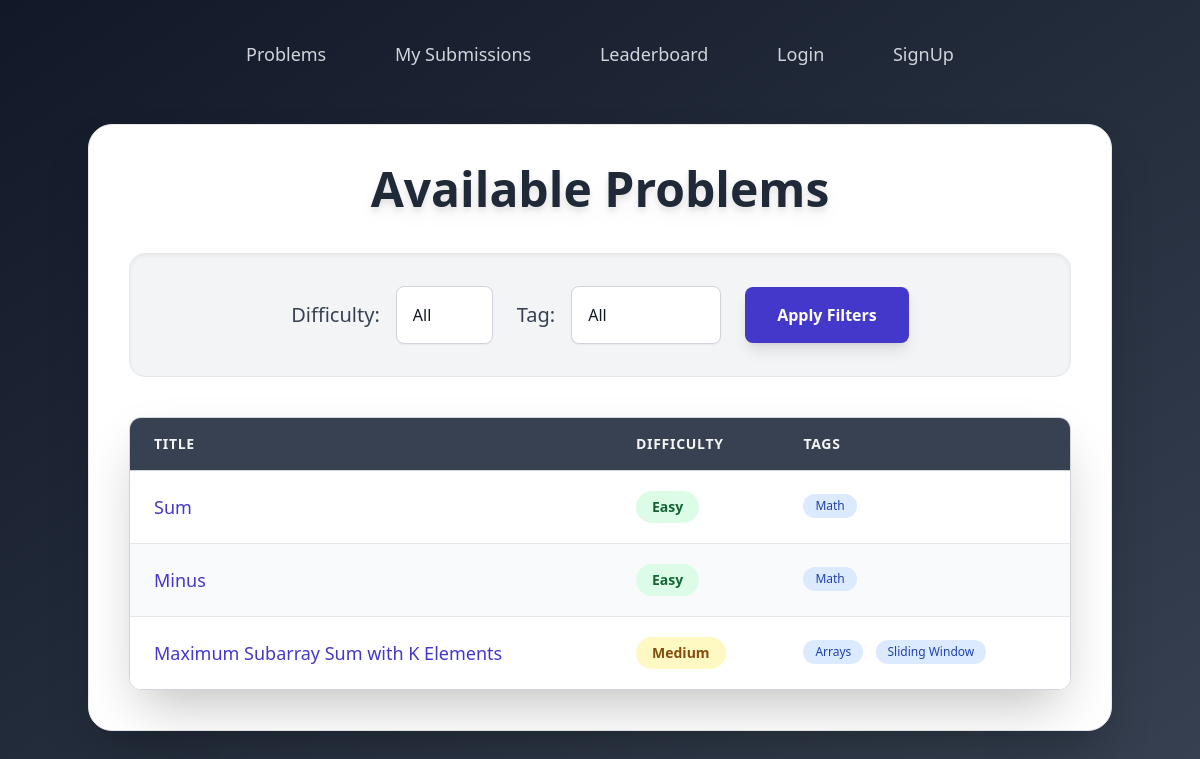
The app's page /, older data.
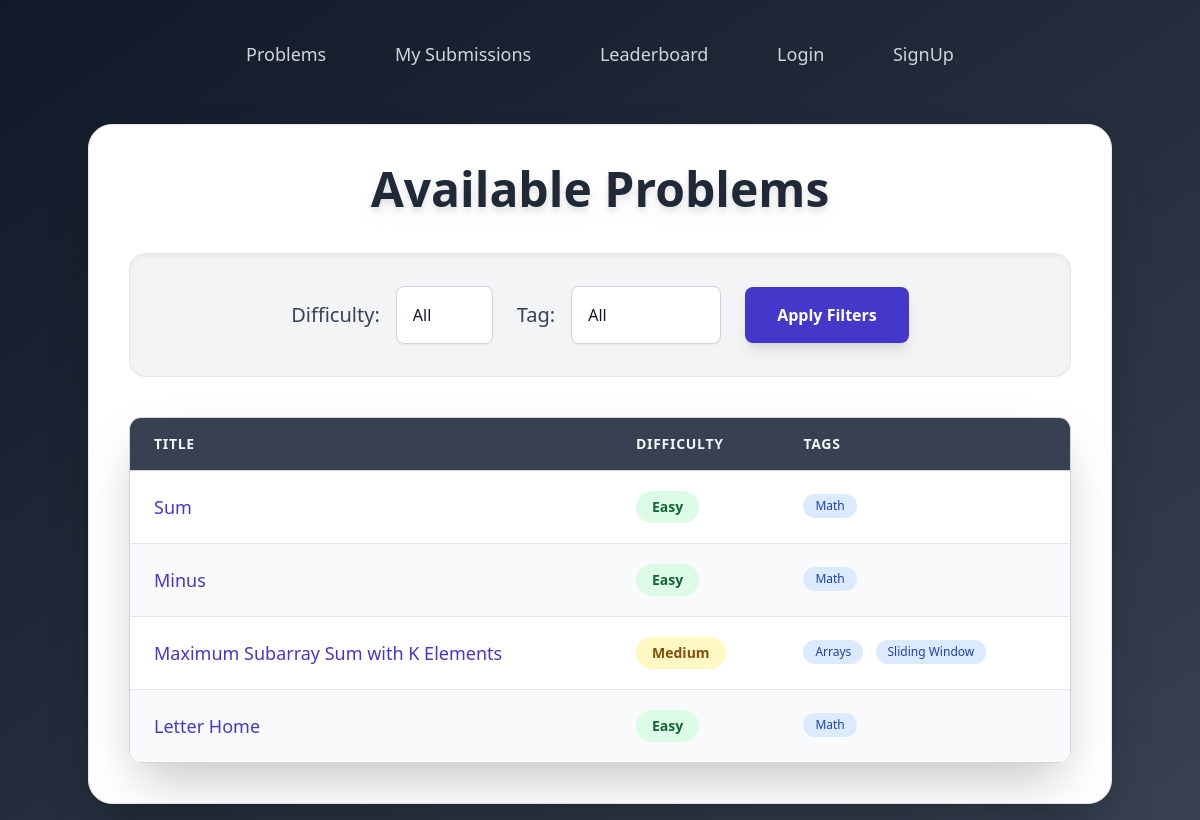
The same page, newer data.
### problems/models.py (models this page shows, shortened)
class Problem(models.Model):
    DIFFICULTY_CHOICES = [
        ('Easy', 'Easy'),
        ('Medium', 'Medium'),
        ('Hard', 'Hard'),
    ]
    title = models.CharField(max_length=200)
    description = models.TextField()
    input_description = models.TextField()
    output_description = models.TextField()
    constraints = models.TextField()
    sample_input = models.TextField()
    sample_output = models.TextField()
    difficulty = models.CharField(max_length=10, choices=DIFFICULTY_CHOICES)
    tags = models.ManyToManyField(Tag, related_name='problems')
    slug = models.SlugField(unique=True)

class Tag(models.Model):
    name = models.CharField(max_length=50, unique=True)

### problems/views.py (the view)
# urls.py: path('', views.problem_list, name='problem_list'),
def problem_list(request):
    tag_name = request.GET.get('tag')
    difficulty = request.GET.get('difficulty')
    problems = Problem.objects.all()
    if tag_name:
        problems = problems.filter(tags__name=tag_name)
    if difficulty:
        problems = problems.filter(difficulty=difficulty)
    tags = Tag.objects.all()
    return render(request, 'problems/problem_list.html', {
        'problems': problems,
        'tags': tags,
        'selected_tag': tag_name,
        'selected_difficulty': difficulty,
    })

### templates/problems/problem_list.html (shortened to what the changed rows need)
<!DOCTYPE html>
<html lang="en">
<head>
    <script src="https://cdn.tailwindcss.com"></script>
</head>
<body class="bg-gradient-to-br from-gray-900 to-gray-700 min-h-screen font-sans text-gray-100 flex flex-col items-center p-4">
    <div class="bg-white p-10 rounded-3xl shadow-2xl w-full max-w-5xl border border-gray-200">
        <h2 class="text-5xl font-extrabold text-center text-gray-800 mb-10 drop-shadow-lg">Available Problems</h2>
        <div class="overflow-x-auto shadow-2xl rounded-xl border border-gray-300">
            <table class="min-w-full divide-y divide-gray-300">
                <thead class="bg-gray-700">
                    <tr>
                        <th scope="col" class="px-6 py-4 text-left text-sm font-semibold text-gray-100 uppercase tracking-wider">
                            Title
                        </th>
                        <th scope="col" class="px-6 py-4 text-left text-sm font-semibold text-gray-100 uppercase tracking-wider">
                            Difficulty
                        </th>
                        <th scope="col" class="px-6 py-4 text-left text-sm font-semibold text-gray-100 uppercase tracking-wider">
                            Tags
                        </th>
                    </tr>
                </thead>
                <tbody class="bg-white divide-y divide-gray-200">
                    {% for problem in problems %}
                    <tr class="{% cycle 'bg-white' 'bg-gray-50' %} hover:bg-gray-100 transition duration-150 ease-in-out">
                        <td class="px-6 py-5 whitespace-nowrap text-lg font-medium text-indigo-700">
                            <a href="{% url 'problem_detail' problem.slug %}" class="hover:underline">
                                {{ problem.title }}
                            </a>
                        </td>
                        <td class="px-6 py-5 whitespace-nowrap">
                            <span class="inline-flex items-center px-4 py-1.5 rounded-full text-sm font-semibold
                                {% if problem.difficulty == 'Easy' %}
                                    bg-green-100 text-green-800
                                {% elif problem.difficulty == 'Medium' %}
                                    bg-yellow-100 text-yellow-800
                                {% elif problem.difficulty == 'Hard' %}
                                    bg-red-100 text-red-800
                                {% else %}
                                    bg-gray-200 text-gray-800
                                {% endif %}">
                                {{ problem.difficulty }}
                            </span>
                        </td>
                        <td class="px-6 py-5 whitespace-nowrap text-base text-gray-700">
                            {% for tag in problem.tags.all %}
                                <span class="inline-flex items-center px-3 py-1 rounded-full text-xs font-medium bg-blue-100 text-blue-800 mr-2 mb-1">
                                    {{ tag.name }}
                                </span>
                            {% endfor %}
                        </td>
                    </tr>
                    {% endfor %}
                </tbody>
            </table>
        </div>
    </div>
</body>
</html>

Row changes from the older to the newer data that the page shows:
added Problem: title "Letter Home", difficulty "Easy", Tag (name "Math")
